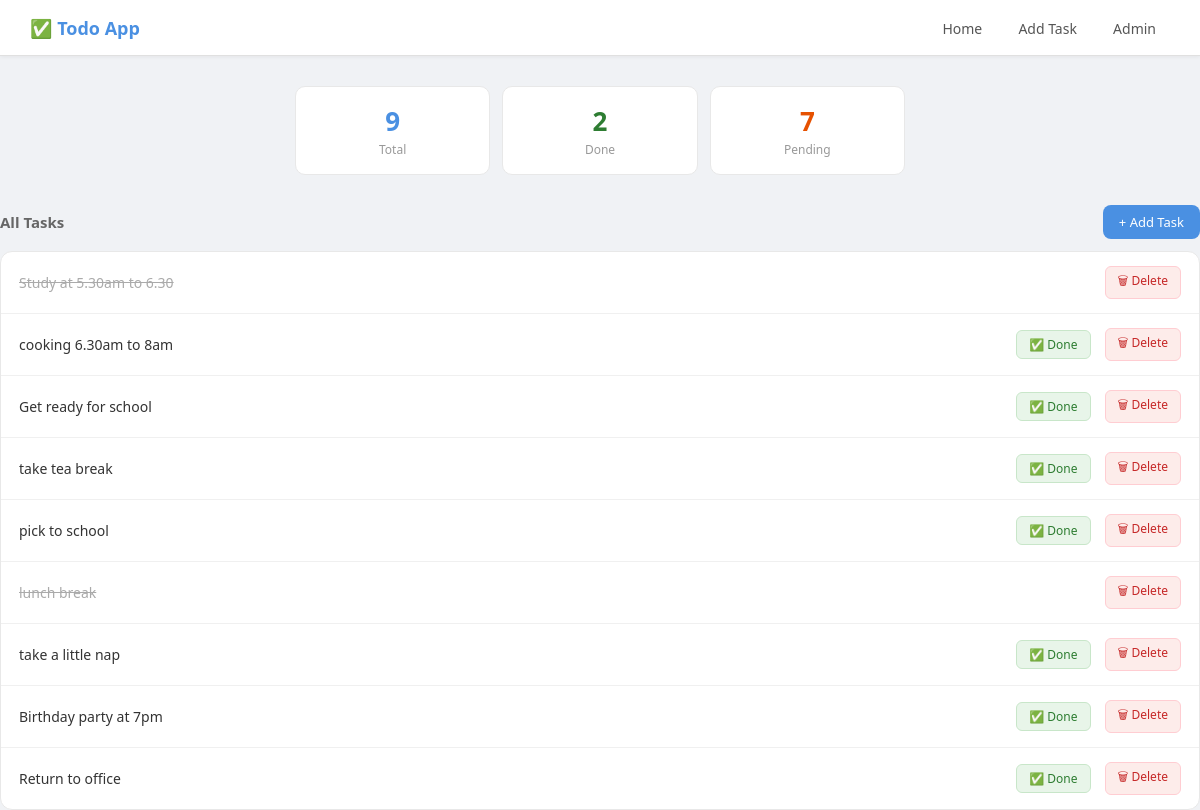
The page / on the database its author committed.
### todo/models.py (models this page shows, shortened)
class Task(models.Model):
    title = models.CharField(max_length=200)
    completed = models.BooleanField(default=False)
    created_at = models.DateTimeField(auto_now_add=True)

### todo/views.py (the view)
# urls.py: path('', views.task_list, name='task_list'),
def task_list(request):
    tasks = Task.objects.all()
    completed_count = Task.objects.filter(completed=True).count()
    pending_count = Task.objects.filter(completed=False).count()
    return render(request, 'todo/list.html', {
        'tasks': tasks,
        'completed_count': completed_count,
        'pending_count': pending_count,
    })

### todo/templates/todo/list.html (shortened to what this page needs)
{% load static %}
<!DOCTYPE html>
<html lang="en">
<head>
  <link rel="stylesheet" href="{% static 'css/style.css' %}">
</head>
<body>
<nav>
  <div class="nav-brand">✅ Todo App</div>
  <div class="nav-links">
    <a href="{% url 'task_list' %}">Home</a>
    <a href="{% url 'add_task' %}">Add Task</a>
    <a href="/admin/">Admin</a>
  </div>
</nav>
<div class="container">
<div class="stats">
    <div class="stat-card">
      <div class="number" style="color:#4A90E2">{{ tasks|length }}</div>
      <div class="label">Total</div>
    </div>
    <div class="stat-card">
      <div class="number" style="color:#2e7d32">{{ completed_count }}</div>
      <div class="label">Done</div>
    </div>
    <div class="stat-card">
      <div class="number" style="color:#e65100">{{ pending_count }}</div>
      <div class="label">Pending</div>
    </div>
</div>
  </div>
  <div class="section-header">
    <h2>All Tasks</h2>
    <a href="{% url 'add_task' %}" class="btn-add">+ Add Task</a>
  </div>
  <div class="task-list">
    {% for task in tasks %}
    <div class="task-item">
      <span class="{% if task.completed %}completed{% endif %}">
        {{ task.title }}
      </span>
      {% if not task.completed %}
        <a href="{% url 'complete_task' task.id %}" class="btn-done">✅ Done</a>
      {% endif %}
      <a href="{% url 'delete_task' task.id %}" class="btn-delete">🗑 Delete</a>
    </div>
    {% empty %}
    <div class="empty-state">No tasks yet! Click Add Task to begin.</div>
    {% endfor %}
  </div>
</body>
</html>

### todo/static/css/style.css (style rules this page uses)
* { margin: 0; padding: 0; box-sizing: border-box; }
body { font-family: 'Segoe UI', Arial, sans-serif; background: #f0f2f5; color: #333; min-height: 100vh; }
nav { background: #ffffff; border-bottom: 1px solid #e0e0e0; padding: 0 30px; display: flex; align-items: center; justify-content: space-between; height: 56px; box-shadow: 0 1px 4px rgba(0,0,0,0.06); }
.nav-brand { font-size: 18px; font-weight: 600; color: #4A90E2; }
.nav-links a { text-decoration: none; color: #555; font-size: 14px; font-weight: 500; padding: 7px 14px; border-radius: 6px; margin-left: 4px; transition: all 0.15s; }
.container { max-width: 650px; margin: 30px auto; padding: 0 20px; }
.stats { display: grid; grid-template-columns: repeat(3, 1fr); gap: 12px; margin-bottom: 24px; }
.stat-card { background: white; border-radius: 10px; padding: 16px; text-align: center; border: 1px solid #e8e8e8; }
.stat-card .number { font-size: 26px; font-weight: 600; color: #4A90E2; }
.stat-card .label { font-size: 12px; color: #999; margin-top: 2px; }
.section-header { display: flex; justify-content: space-between; align-items: center; margin-bottom: 12px; }
.section-header h2 { font-size: 15px; font-weight: 600; color: #666; }
.task-list { background: white; border-radius: 12px; border: 1px solid #e8e8e8; overflow: hidden; }
.task-item { display: flex; align-items: center; gap: 14px; padding: 14px 18px; border-bottom: 1px solid #f0f0f0; transition: background 0.12s; }
.task-item:last-child { border-bottom: none; }
.task-item span { flex: 1; font-size: 14px; color: #333; }
.btn-done { padding: 5px 12px; background: #e8f5e9; color: #2e7d32; border: 1px solid #c8e6c9; border-radius: 6px; font-size: 12px; font-weight: 500; text-decoration: none; transition: all 0.12s; }
.btn-delete { padding: 5px 12px; background: #fdecea; color: #c62828; border: 1px solid #ffcdd2; border-radius: 6px; font-size: 12px; font-weight: 500; text-decoration: none; transition: all 0.12s; }
.btn-add { padding: 8px 16px; background: #4A90E2; color: white; border: none; border-radius: 8px; font-size: 13px; font-weight: 500; text-decoration: none; cursor: pointer; }
.completed { text-decoration: line-through; color: #aaa !important; }

### rows shown on the page
Task: title "Study at 5.30am to 6.30"
Task: title "cooking 6.30am to 8am", completed "✅ Done"
Task: title "Get ready for school", completed "✅ Done"
Task: title "take tea break", completed "✅ Done"
Task: title "pick to school", completed "✅ Done"
Task: title "lunch break"
Task: title "take a little nap", completed "✅ Done"
Task: title "Birthday party at 7pm", completed "✅ Done"
Task: title "Return to office", completed "✅ Done"

### other values the page prints
{{ tasks|length }} "9"
{{ completed_count }} "2"
{{ pending_count }} "7"
